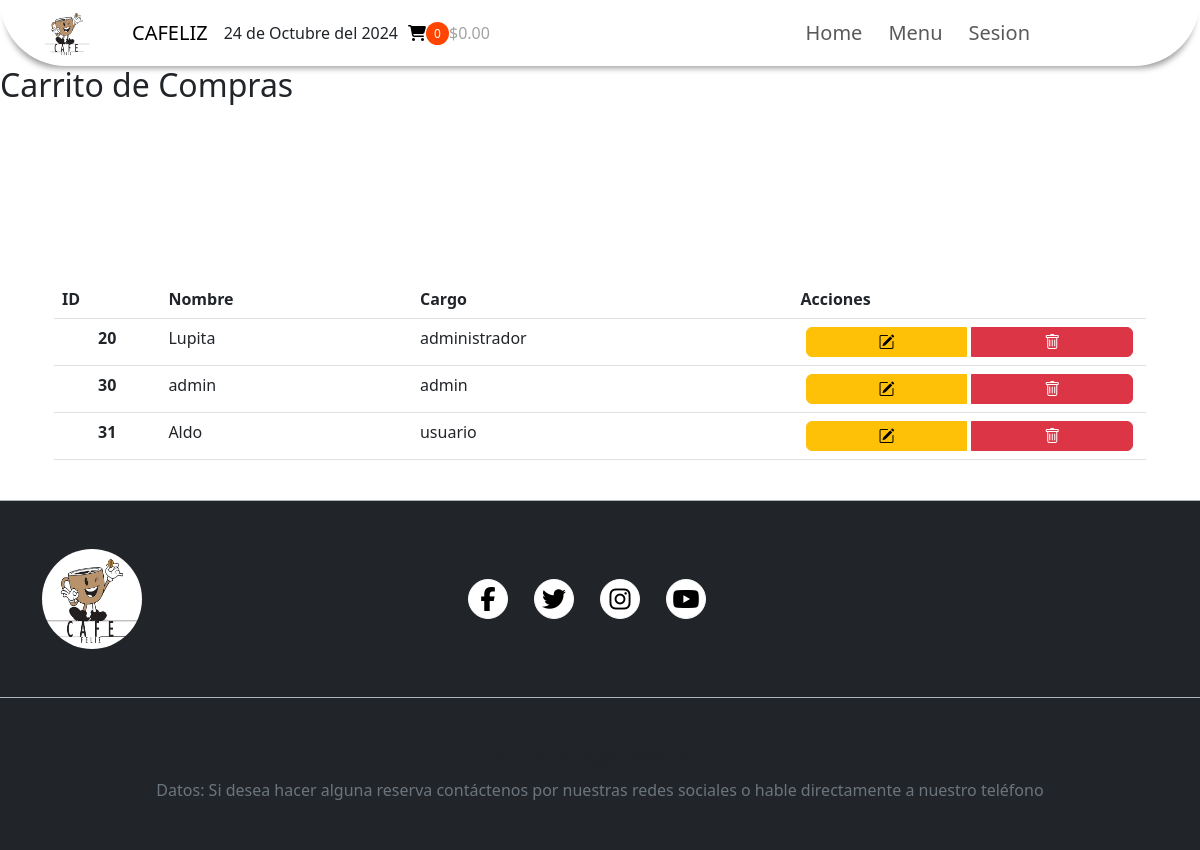
Page /listUsuarios.php on the committed database.
### tables this page shows
CREATE TABLE `usuarios` (
  `id` int(11) NOT NULL AUTO_INCREMENT,
  `Nombre` varchar(50) NOT NULL,
  `Contraseña` varchar(50) NOT NULL,
  `Cargo` varchar(30) NOT NULL,
  PRIMARY KEY (`id`)
);

### PHP/MostrarUsuarios.php (the view, shortened to what this page needs)
<div class="container mt-4">
    <div class="table-responsive">
        <table class="table table-hover" id="table_User">
            <thead>
                <tr>
                    <th scope="col">ID</th>
                    <th scope="col">Nombre</th>
                    <th scope="col">Cargo</th>
                    <th scope="col">Acciones</th>
                </tr>
            </thead>
            <tbody>
            <?php
                include('./BD/conexion.php');
                $consulta = "SELECT * FROM usuarios";
                $resultado = mysqli_query($connection,$consulta);
                while($fila = mysqli_fetch_array($resultado)){
                echo "<tr>";
                echo "<th scope='row'>{$fila['id']}</th>";
                echo "<td>{$fila['Nombre']}</td>";
                echo "<td>{$fila['Cargo']}</td>";
                echo "<td>
                        <div class='btn-group'>
                            <a href='#' class='btn btn-warning' data-bs-toggle='modal' data-bs-target='#EditarUsuarioModal' data-id='{$fila['id']}' data-nombre='{$fila['Nombre']}' data-cargo='{$fila['Cargo']}'>
                                <i class='bi bi-pencil-square'></i>
                            </a>
                            <a href='#' class='btn btn-danger' data-bs-toggle='modal' data-bs-target='#DeleteModalUser' data-id='{$fila['id']}'>
                                <i class='bi bi-trash'></i>
                            </a>
                        </div>
                    </td>";
                echo "</tr>";
                }
                ?>
            </tbody>
        </table>
    </div>
</div>

### CSS/home.css (style rules this page uses)
.container { border-radius: 10px; }
thead tr th { text-align: start !important; }
tr td { text-align: start !important; }

### CSS/estilos.css (style rules this page uses)
.btn { padding: 15px; border-radius: 12px; border: none; margin: 10px 0; margin-left: 10px; font-size: 15px; background: #FF4500; color: white; cursor: pointer; transition: all .5s ease; }
.d-flex { display: flex !important; align-items: center; width: 100%; }

### PHP/MostrarUsuarios.php (style rules this page uses)
.table td, .table th { text-align: center; }
.table .btn { margin: 0 5px; }
.table .btn-group { display: flex; border-radius: 10px; justify-content: center; }

### rows in the picture
usuarios: id "20", Nombre "Lupita", Cargo "administrador"
usuarios: id "30", Nombre "admin", Cargo "admin"
usuarios: id "31", Nombre "Aldo", Cargo "usuario"
